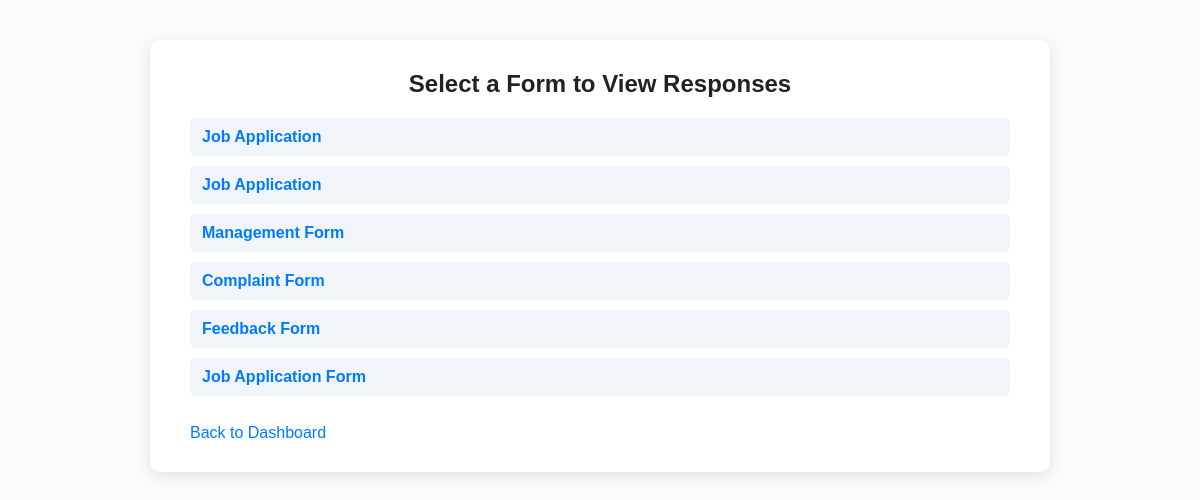
/admin/view_responses.php, run on an earlier commit of the app's database.
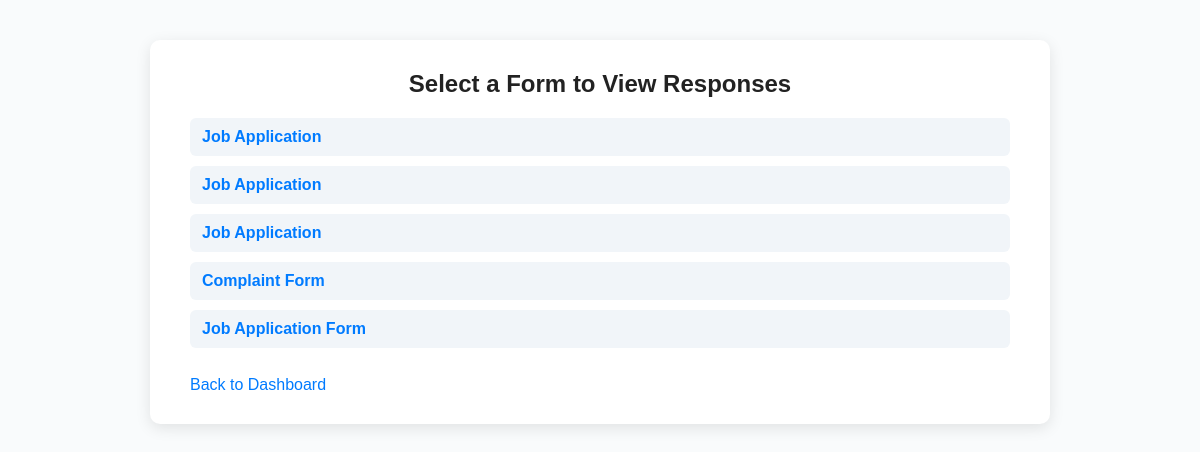
And on a later commit of the database.
### tables this page shows
CREATE TABLE `forms` (
  `id` int(11) NOT NULL,
  `form_name` varchar(255) NOT NULL,
  `created_at` timestamp NOT NULL DEFAULT current_timestamp(),
  `version` int(11) DEFAULT 1
);

### admin/view_responses.php (the view, shortened to what this page needs)
  <?php
include "../configure/database_connection.php";
?>
<!DOCTYPE html>
<html>
<head>
    <link rel="stylesheet" href="../css/style.css">
</head>
<body>
<div class="container">
<?php
if (!isset($_GET['form_id'])) {
    echo "<h2>Select a Form to View Responses</h2>";
    $forms = $conn->query("SELECT * FROM forms ORDER BY created_at DESC");
    if ($forms->num_rows > 0) {
        echo "<ul>";
        while ($form = $forms->fetch_assoc()) {
            echo "<li>
                <a href='view_responses.php?form_id={$form['id']}'>
                    {$form['form_name']}
                </a>
            </li>";
        }
        echo "</ul>";
    } else {
        echo "<p>No forms available.</p>";
    }
    echo "<br><a href='admin_dashboard.php'>Back to Dashboard</a>";
    echo "</div></body></html>";
    exit();
}
?>

What changed in the data, as far as the page shows it:
removed forms: form_name "Management Form"
removed forms: form_name "Feedback Form"
added forms: form_name "Job Application"
